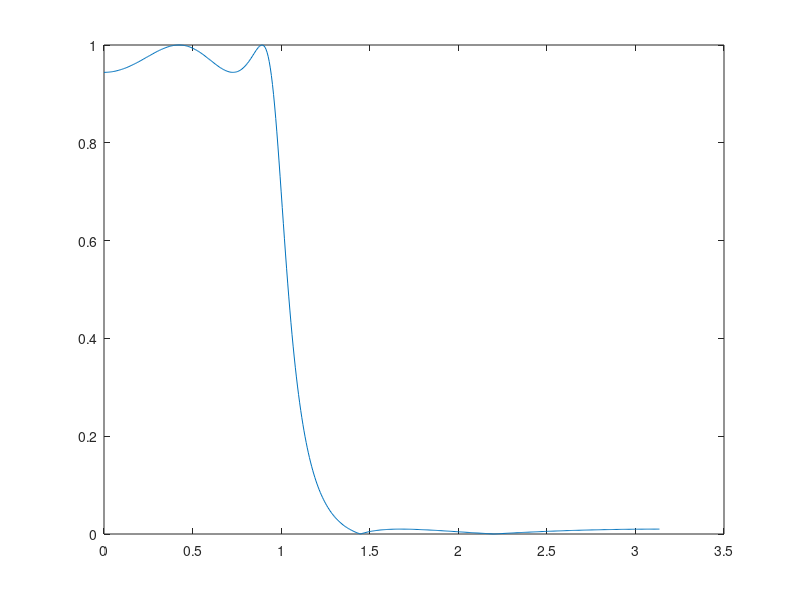

This chart was generated by the following MATLAB code:
rp = 0.5; wp = (1.2/4); rs = 40; ws = (2/4); 
[n, wn] = ellipord(wp, ws, rp, rs); 
[b, a] = ellip(n, rp, rs, wp);
[h, w] = freqz(b,a); plot(w, abs(h))